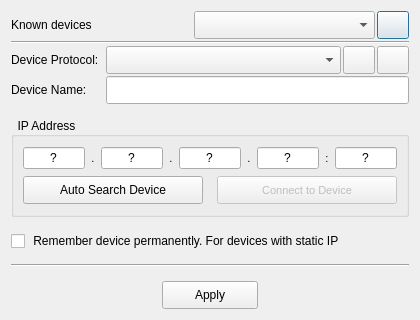
<?xml version="1.0" encoding="UTF-8"?>
<ui version="4.0">
 <class>DeviceConnector</class>
 <widget class="QDialog" name="DeviceConnector">
  <property name="geometry">
   <rect>
    <x>0</x>
    <y>0</y>
    <width>420</width>
    <height>320</height>
   </rect>
  </property>
  <property name="sizePolicy">
   <sizepolicy hsizetype="Expanding" vsizetype="Expanding">
    <horstretch>0</horstretch>
    <verstretch>0</verstretch>
   </sizepolicy>
  </property>
  <property name="minimumSize">
   <size>
    <width>420</width>
    <height>320</height>
   </size>
  </property>
  <property name="maximumSize">
   <size>
    <width>429</width>
    <height>320</height>
   </size>
  </property>
  <property name="windowTitle">
   <string>Dialog</string>
  </property>
  <layout class="QVBoxLayout" name="verticalLayout">
   <property name="spacing">
    <number>2</number>
   </property>
   <item>
    <layout class="QHBoxLayout" name="horizontalLayout_6">
     <property name="leftMargin">
      <number>0</number>
     </property>
     <property name="topMargin">
      <number>0</number>
     </property>
     <item>
      <widget class="QLabel" name="label">
       <property name="text">
        <string>Known devices</string>
       </property>
      </widget>
     </item>
     <item>
      <widget class="QComboBox" name="knownDevicesComboBox">
       <property name="minimumSize">
        <size>
         <width>0</width>
         <height>28</height>
        </size>
       </property>
       <property name="maximumSize">
        <size>
         <width>16777215</width>
         <height>28</height>
        </size>
       </property>
      </widget>
     </item>
     <item>
      <widget class="QPushButton" name="pushButton">
       <property name="sizePolicy">
        <sizepolicy hsizetype="Minimum" vsizetype="Fixed">
         <horstretch>32</horstretch>
         <verstretch>28</verstretch>
        </sizepolicy>
       </property>
       <property name="minimumSize">
        <size>
         <width>32</width>
         <height>28</height>
        </size>
       </property>
       <property name="maximumSize">
        <size>
         <width>32</width>
         <height>28</height>
        </size>
       </property>
       <property name="text">
        <string/>
       </property>
       <property name="icon">
        <iconset resource="../resource.qrc">
         <normaloff>:/images/nav/special/x.png</normaloff>:/images/nav/special/x.png</iconset>
       </property>
      </widget>
     </item>
    </layout>
   </item>
   <item>
    <widget class="Line" name="line_2">
     <property name="orientation">
      <enum>Qt::Horizontal</enum>
     </property>
    </widget>
   </item>
   <item>
    <layout class="QHBoxLayout" name="horizontalLayout_5">
     <property name="bottomMargin">
      <number>0</number>
     </property>
     <item>
      <widget class="QLabel" name="label_DeviceFamily">
       <property name="sizePolicy">
        <sizepolicy hsizetype="Expanding" vsizetype="Fixed">
         <horstretch>0</horstretch>
         <verstretch>0</verstretch>
        </sizepolicy>
       </property>
       <property name="minimumSize">
        <size>
         <width>0</width>
         <height>24</height>
        </size>
       </property>
       <property name="maximumSize">
        <size>
         <width>16777215</width>
         <height>24</height>
        </size>
       </property>
       <property name="text">
        <string>Device Protocol:</string>
       </property>
      </widget>
     </item>
     <item>
      <spacer name="horizontalSpacer_5">
       <property name="orientation">
        <enum>Qt::Horizontal</enum>
       </property>
       <property name="sizeHint" stdset="0">
        <size>
         <width>40</width>
         <height>20</height>
        </size>
       </property>
      </spacer>
     </item>
     <item>
      <widget class="QComboBox" name="deviceProtocol">
       <property name="sizePolicy">
        <sizepolicy hsizetype="Expanding" vsizetype="Fixed">
         <horstretch>0</horstretch>
         <verstretch>0</verstretch>
        </sizepolicy>
       </property>
       <property name="minimumSize">
        <size>
         <width>235</width>
         <height>28</height>
        </size>
       </property>
       <property name="maximumSize">
        <size>
         <width>235</width>
         <height>16777215</height>
        </size>
       </property>
       <property name="font">
        <font>
         <pointsize>9</pointsize>
        </font>
       </property>
       <property name="styleSheet">
        <string notr="true"/>
       </property>
       <property name="sizeAdjustPolicy">
        <enum>QComboBox::AdjustToMinimumContentsLengthWithIcon</enum>
       </property>
      </widget>
     </item>
     <item>
      <widget class="QPushButton" name="loadConfig">
       <property name="minimumSize">
        <size>
         <width>32</width>
         <height>28</height>
        </size>
       </property>
       <property name="maximumSize">
        <size>
         <width>32</width>
         <height>28</height>
        </size>
       </property>
       <property name="font">
        <font>
         <bold>true</bold>
        </font>
       </property>
       <property name="text">
        <string/>
       </property>
       <property name="icon">
        <iconset resource="../resource.qrc">
         <normaloff>:/images/nav/special/plus.png</normaloff>:/images/nav/special/plus.png</iconset>
       </property>
       <property name="autoDefault">
        <bool>false</bool>
       </property>
      </widget>
     </item>
     <item>
      <widget class="QPushButton" name="deleteConfig">
       <property name="enabled">
        <bool>true</bool>
       </property>
       <property name="minimumSize">
        <size>
         <width>32</width>
         <height>28</height>
        </size>
       </property>
       <property name="maximumSize">
        <size>
         <width>32</width>
         <height>28</height>
        </size>
       </property>
       <property name="font">
        <font>
         <bold>true</bold>
        </font>
       </property>
       <property name="text">
        <string/>
       </property>
       <property name="icon">
        <iconset resource="../resource.qrc">
         <normaloff>:/images/nav/special/x.png</normaloff>:/images/nav/special/x.png</iconset>
       </property>
       <property name="autoDefault">
        <bool>false</bool>
       </property>
      </widget>
     </item>
    </layout>
   </item>
   <item>
    <layout class="QHBoxLayout" name="horizontalLayout">
     <property name="spacing">
      <number>0</number>
     </property>
     <property name="bottomMargin">
      <number>0</number>
     </property>
     <item>
      <widget class="QLabel" name="label_DeviceName">
       <property name="minimumSize">
        <size>
         <width>0</width>
         <height>24</height>
        </size>
       </property>
       <property name="maximumSize">
        <size>
         <width>128</width>
         <height>24</height>
        </size>
       </property>
       <property name="text">
        <string>Device Name:</string>
       </property>
      </widget>
     </item>
     <item>
      <spacer name="horizontalSpacer">
       <property name="orientation">
        <enum>Qt::Horizontal</enum>
       </property>
       <property name="sizeHint" stdset="0">
        <size>
         <width>40</width>
         <height>20</height>
        </size>
       </property>
      </spacer>
     </item>
     <item>
      <widget class="QLineEdit" name="line_DeviceName">
       <property name="enabled">
        <bool>true</bool>
       </property>
       <property name="sizePolicy">
        <sizepolicy hsizetype="Expanding" vsizetype="Expanding">
         <horstretch>0</horstretch>
         <verstretch>0</verstretch>
        </sizepolicy>
       </property>
       <property name="minimumSize">
        <size>
         <width>303</width>
         <height>28</height>
        </size>
       </property>
       <property name="maximumSize">
        <size>
         <width>303</width>
         <height>28</height>
        </size>
       </property>
       <property name="font">
        <font>
         <pointsize>9</pointsize>
        </font>
       </property>
       <property name="maxLength">
        <number>28</number>
       </property>
      </widget>
     </item>
    </layout>
   </item>
   <item>
    <spacer name="verticalSpacer_4">
     <property name="orientation">
      <enum>Qt::Vertical</enum>
     </property>
     <property name="sizeHint" stdset="0">
      <size>
       <width>20</width>
       <height>40</height>
      </size>
     </property>
    </spacer>
   </item>
   <item>
    <widget class="QGroupBox" name="groupBox_Connect">
     <property name="sizePolicy">
      <sizepolicy hsizetype="Ignored" vsizetype="Preferred">
       <horstretch>0</horstretch>
       <verstretch>0</verstretch>
      </sizepolicy>
     </property>
     <property name="minimumSize">
      <size>
       <width>320</width>
       <height>100</height>
      </size>
     </property>
     <property name="font">
      <font>
       <bold>false</bold>
      </font>
     </property>
     <property name="autoFillBackground">
      <bool>true</bool>
     </property>
     <property name="title">
      <string>  IP Address  </string>
     </property>
     <property name="alignment">
      <set>Qt::AlignJustify|Qt::AlignVCenter</set>
     </property>
     <property name="flat">
      <bool>false</bool>
     </property>
     <property name="checkable">
      <bool>false</bool>
     </property>
     <layout class="QVBoxLayout" name="verticalLayout_7">
      <property name="leftMargin">
       <number>9</number>
      </property>
      <item>
       <layout class="QHBoxLayout" name="horizontalLayout_2">
        <item>
         <widget class="QLineEdit" name="lineEditIP1">
          <property name="enabled">
           <bool>true</bool>
          </property>
          <property name="minimumSize">
           <size>
            <width>41</width>
            <height>0</height>
           </size>
          </property>
          <property name="font">
           <font>
            <pointsize>9</pointsize>
            <bold>false</bold>
           </font>
          </property>
          <property name="inputMethodHints">
           <set>Qt::ImhDigitsOnly</set>
          </property>
          <property name="inputMask">
           <string notr="true"/>
          </property>
          <property name="text">
           <string notr="true">?</string>
          </property>
          <property name="maxLength">
           <number>3</number>
          </property>
          <property name="alignment">
           <set>Qt::AlignCenter</set>
          </property>
          <property name="placeholderText">
           <string>192</string>
          </property>
         </widget>
        </item>
        <item>
         <widget class="QLabel" name="label_27">
          <property name="font">
           <font>
            <pointsize>8</pointsize>
            <bold>false</bold>
           </font>
          </property>
          <property name="text">
           <string>.</string>
          </property>
          <property name="textFormat">
           <enum>Qt::PlainText</enum>
          </property>
          <property name="alignment">
           <set>Qt::AlignCenter</set>
          </property>
         </widget>
        </item>
        <item>
         <widget class="QLineEdit" name="lineEditIP2">
          <property name="enabled">
           <bool>true</bool>
          </property>
          <property name="minimumSize">
           <size>
            <width>41</width>
            <height>0</height>
           </size>
          </property>
          <property name="font">
           <font>
            <pointsize>9</pointsize>
            <bold>false</bold>
           </font>
          </property>
          <property name="inputMethodHints">
           <set>Qt::ImhDigitsOnly</set>
          </property>
          <property name="inputMask">
           <string notr="true"/>
          </property>
          <property name="text">
           <string notr="true">?</string>
          </property>
          <property name="maxLength">
           <number>3</number>
          </property>
          <property name="alignment">
           <set>Qt::AlignCenter</set>
          </property>
          <property name="placeholderText">
           <string>168</string>
          </property>
         </widget>
        </item>
        <item>
         <widget class="QLabel" name="label_28">
          <property name="font">
           <font>
            <pointsize>8</pointsize>
            <bold>false</bold>
           </font>
          </property>
          <property name="text">
           <string>.</string>
          </property>
          <property name="textFormat">
           <enum>Qt::PlainText</enum>
          </property>
          <property name="alignment">
           <set>Qt::AlignCenter</set>
          </property>
         </widget>
        </item>
        <item>
         <widget class="QLineEdit" name="lineEditIP3">
          <property name="enabled">
           <bool>true</bool>
          </property>
          <property name="minimumSize">
           <size>
            <width>41</width>
            <height>0</height>
           </size>
          </property>
          <property name="font">
           <font>
            <pointsize>9</pointsize>
            <bold>false</bold>
           </font>
          </property>
          <property name="inputMethodHints">
           <set>Qt::ImhDigitsOnly</set>
          </property>
          <property name="inputMask">
           <string notr="true"/>
          </property>
          <property name="text">
           <string notr="true">?</string>
          </property>
          <property name="maxLength">
           <number>3</number>
          </property>
          <property name="alignment">
           <set>Qt::AlignCenter</set>
          </property>
          <property name="placeholderText">
           <string>1</string>
          </property>
         </widget>
        </item>
        <item>
         <widget class="QLabel" name="label_29">
          <property name="font">
           <font>
            <pointsize>8</pointsize>
            <bold>false</bold>
           </font>
          </property>
          <property name="text">
           <string>.</string>
          </property>
          <property name="textFormat">
           <enum>Qt::PlainText</enum>
          </property>
          <property name="alignment">
           <set>Qt::AlignCenter</set>
          </property>
         </widget>
        </item>
        <item>
         <widget class="QLineEdit" name="lineEditIP4">
          <property name="enabled">
           <bool>true</bool>
          </property>
          <property name="minimumSize">
           <size>
            <width>41</width>
            <height>0</height>
           </size>
          </property>
          <property name="font">
           <font>
            <pointsize>9</pointsize>
            <bold>false</bold>
           </font>
          </property>
          <property name="inputMethodHints">
           <set>Qt::ImhDigitsOnly</set>
          </property>
          <property name="inputMask">
           <string notr="true"/>
          </property>
          <property name="text">
           <string notr="true">?</string>
          </property>
          <property name="maxLength">
           <number>3</number>
          </property>
          <property name="alignment">
           <set>Qt::AlignCenter</set>
          </property>
          <property name="placeholderText">
           <string>1</string>
          </property>
         </widget>
        </item>
        <item>
         <widget class="QLabel" name="label_30">
          <property name="font">
           <font>
            <pointsize>8</pointsize>
            <bold>false</bold>
           </font>
          </property>
          <property name="text">
           <string>:</string>
          </property>
          <property name="textFormat">
           <enum>Qt::PlainText</enum>
          </property>
          <property name="alignment">
           <set>Qt::AlignCenter</set>
          </property>
         </widget>
        </item>
        <item>
         <widget class="QLineEdit" name="lineEditIPPort">
          <property name="enabled">
           <bool>true</bool>
          </property>
          <property name="minimumSize">
           <size>
            <width>41</width>
            <height>0</height>
           </size>
          </property>
          <property name="font">
           <font>
            <pointsize>9</pointsize>
            <bold>false</bold>
           </font>
          </property>
          <property name="inputMethodHints">
           <set>Qt::ImhDigitsOnly</set>
          </property>
          <property name="inputMask">
           <string notr="true"/>
          </property>
          <property name="text">
           <string notr="true">?</string>
          </property>
          <property name="maxLength">
           <number>6</number>
          </property>
          <property name="cursorPosition">
           <number>1</number>
          </property>
          <property name="alignment">
           <set>Qt::AlignCenter</set>
          </property>
          <property name="placeholderText">
           <string>8102</string>
          </property>
          <property name="clearButtonEnabled">
           <bool>false</bool>
          </property>
         </widget>
        </item>
       </layout>
      </item>
      <item>
       <layout class="QHBoxLayout" name="horizontalLayout_3">
        <item>
         <widget class="QPushButton" name="autoSearchButton">
          <property name="minimumSize">
           <size>
            <width>180</width>
            <height>28</height>
           </size>
          </property>
          <property name="maximumSize">
           <size>
            <width>16777215</width>
            <height>28</height>
           </size>
          </property>
          <property name="text">
           <string>Auto Search Device</string>
          </property>
          <property name="autoDefault">
           <bool>false</bool>
          </property>
         </widget>
        </item>
        <item>
         <spacer name="horizontalSpacer_3">
          <property name="orientation">
           <enum>Qt::Horizontal</enum>
          </property>
          <property name="sizeHint" stdset="0">
           <size>
            <width>40</width>
            <height>20</height>
           </size>
          </property>
         </spacer>
        </item>
        <item>
         <widget class="QPushButton" name="pushButtonConnect">
          <property name="enabled">
           <bool>false</bool>
          </property>
          <property name="minimumSize">
           <size>
            <width>180</width>
            <height>28</height>
           </size>
          </property>
          <property name="maximumSize">
           <size>
            <width>16777215</width>
            <height>28</height>
           </size>
          </property>
          <property name="font">
           <font>
            <pointsize>8</pointsize>
            <bold>false</bold>
           </font>
          </property>
          <property name="inputMethodHints">
           <set>Qt::ImhNone</set>
          </property>
          <property name="text">
           <string>Connect to Device</string>
          </property>
          <property name="checkable">
           <bool>true</bool>
          </property>
          <property name="autoDefault">
           <bool>false</bool>
          </property>
          <property name="flat">
           <bool>false</bool>
          </property>
         </widget>
        </item>
       </layout>
      </item>
     </layout>
    </widget>
   </item>
   <item>
    <spacer name="verticalSpacer">
     <property name="orientation">
      <enum>Qt::Vertical</enum>
     </property>
     <property name="sizeHint" stdset="0">
      <size>
       <width>20</width>
       <height>40</height>
      </size>
     </property>
    </spacer>
   </item>
   <item>
    <widget class="QCheckBox" name="rememberPermanently">
     <property name="enabled">
      <bool>true</bool>
     </property>
     <property name="text">
      <string> Remember device permanently. For devices with static IP</string>
     </property>
    </widget>
   </item>
   <item>
    <spacer name="verticalSpacer_3">
     <property name="orientation">
      <enum>Qt::Vertical</enum>
     </property>
     <property name="sizeHint" stdset="0">
      <size>
       <width>20</width>
       <height>40</height>
      </size>
     </property>
    </spacer>
   </item>
   <item>
    <widget class="Line" name="line">
     <property name="orientation">
      <enum>Qt::Horizontal</enum>
     </property>
    </widget>
   </item>
   <item>
    <spacer name="verticalSpacer_2">
     <property name="orientation">
      <enum>Qt::Vertical</enum>
     </property>
     <property name="sizeHint" stdset="0">
      <size>
       <width>20</width>
       <height>40</height>
      </size>
     </property>
    </spacer>
   </item>
   <item>
    <layout class="QHBoxLayout" name="horizontalLayout_4">
     <item>
      <spacer name="horizontalSpacer_2">
       <property name="orientation">
        <enum>Qt::Horizontal</enum>
       </property>
       <property name="sizeHint" stdset="0">
        <size>
         <width>40</width>
         <height>20</height>
        </size>
       </property>
      </spacer>
     </item>
     <item>
      <widget class="QPushButton" name="applyButton">
       <property name="minimumSize">
        <size>
         <width>96</width>
         <height>28</height>
        </size>
       </property>
       <property name="maximumSize">
        <size>
         <width>16777215</width>
         <height>28</height>
        </size>
       </property>
       <property name="text">
        <string>Apply</string>
       </property>
      </widget>
     </item>
     <item>
      <spacer name="horizontalSpacer_4">
       <property name="orientation">
        <enum>Qt::Horizontal</enum>
       </property>
       <property name="sizeHint" stdset="0">
        <size>
         <width>40</width>
         <height>20</height>
        </size>
       </property>
      </spacer>
     </item>
    </layout>
   </item>
  </layout>
 </widget>
 <resources>
  <include location="../resource.qrc"/>
 </resources>
 <connections/>
</ui>
